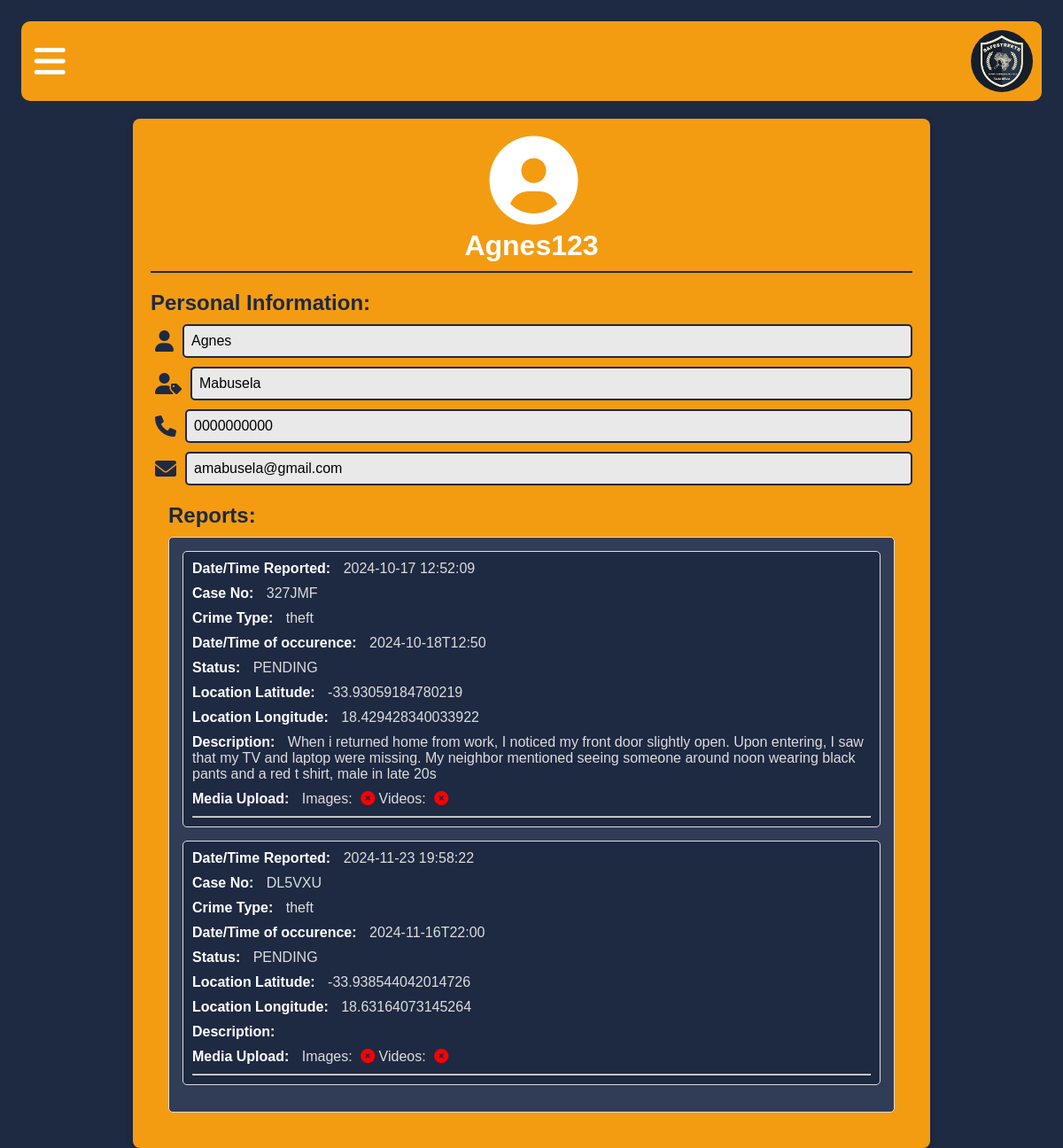
Page /account (signed in) on the committed database.
### tables this page shows
CREATE TABLE Users(
                    user_id INTEGER PRIMARY KEY AUTOINCREMENT,
                    firstname TEXT NOT NULL,
                    surname TEXT NOT NULL,
                    username TEXT UNIQUE NOT NULL,
                    cellnumber TEXT NOT NULL,
                    email TEXT UNIQUE NOT NULL,
                    password TEXT NOT NULL
             );

CREATE TABLE Reports(
                report_id TEXT PRIMARY KEY,
                user_id INTEGER NOT NULL,
                crime_type TEXT NOT NULL,
                timing TEXT NOT NULL,
                description TEXT,
                images BLOB,
                videos BLOB,
                crime_status TEXT NOT NULL,
                latitude REAL,
                longitude REAL,
                report_date DATETIME DEFAULT CURRENT_TIMESTAMP,
                FOREIGN KEY(user_id) REFERENCES Users(user_id)
            );

### app/routes.py (the view)
@auth.route("/account")
def account():
    if "username" not in session:
        flash("You need to log in first")
        return redirect(url_for("auth.login"))
    username = session["username"]
    conn = conn = create_connection(current_app.config["DATABASE"])
    conn.row_factory = sqlite3.Row
    user_query = "SELECT * FROM Users WHERE username = ?"
    user = conn.execute(user_query,(username,)).fetchone()
    if not user:
        return "User not found", 404
    user_id =int(user['user_id'])
    report_query = "SELECT * FROM Reports WHERE user_id = ?"
    reports = conn.execute(report_query,(user_id,)).fetchall()
    conn.close()
    return render_template("Account.html", user = user, reports = reports)

### app/db.py (called while the page is built)
def create_connection(db_file):
    if not os.path.isfile(db_file):
        print(f"The database file path does not exist: {db_file}")
    conn = None
    try:
        conn = sqlite3.connect(db_file)
        print(f"Connected to SQLite database {db_file}")
    except (sqlite3.Error, OSError) as e:
        print(f"Error: {e}, could not connect to database")
    return conn

### templates/Account.html (shortened to what this page needs)
<!DOCTYPE html>
<html>
<head>
    <link rel="stylesheet" href="https://cdnjs.cloudflare.com/ajax/libs/font-awesome/6.0.0-beta3/css/all.min.css">
    <link rel="stylesheet" href="{{ url_for('static', filename='CSS/Account.css') }}">
    <link rel="stylesheet" href="{{ url_for('static', filename='CSS/Shared.css') }}">
</head>
<body>
    <div class="header">
        <button class="hamburger-menu" id="hamburger-menu" aria-label="Open menu">
        <i class="fas fa-bars"></i>
        </button>
        <a href="{{url_for('auth.home')}}">
        <img src="{{url_for('static', filename='Images/SafestreetsLogo.JPG')}}" id="header-logo" alt="logo" >
        </a>
    </div>
     <div id="container">
        <div class="profile-header">
            <i class="fas fa-user-circle" id= "user-icon"></i>
            <p id="user-name">{{ user['username']}}</p>
        </div>
     <section class="personal-info">
        <p class="section-title">Personal Information:</p>
        <div class="info-item">
            <i class="fas fa-user info-icon"></i>
            <input class="user-details" id="firstname" type="text" value="{{user['firstname']}}" readonly>
        </div>
        <div class="info-item">
            <i class="fas fa-user-tag info-icon"></i>
            <input class="user-details" id="surname" type="text" value="{{user['surname']}}" readonly>
       </div>
        <div class="info-item">
        <i class="fas fa-phone info-icon"></i>
        <input class="user-details" id="phone-number" type="text" value="{{user['cellnumber']}}" readonly>
        </div>
        <div class="info-item">
        <i class="fas fa-envelope info-icon"></i>
        <input class="user-details" id="email-address" type="text" value="{{user['email']}}" readonly>
        </div>
    </section>
    <section class="report-section">
        <p class="section-title">Reports:</p>
        <div class="dropdown-content">
            {% if reports %}
                <div id="crime-details">
                    {% for report in reports %}
                        <div class="crime-details-item">
                            <div class="info-row">
                                <span class="info-label"> Date/Time Reported:</span>
                                <span class="info-value">{{ report['report_date'] }}</span>
                            </div>
                            <div class="info-row">
                                <span class="info-label">Case No:</span>
                                <span class="info-value">{{ report['report_id'] }}</span>
                            </div>
                            <div class="info-row">
                                <span class="info-label">Crime Type:</span>
                                <span class="info-value">{{ report['crime_type'] }}</span>
                            </div>
                            <div class="info-row">
                                <span class="info-label"> Date/Time of occurence:</span>
                                <span class="info-value">{{ report['timing'] }}</span>
                            </div>
                            <div class="info-row">
                                <span class="info-label">Status:</span>
                                <span class="info-value">{{ report['crime_status'] }}</span>
                            </div>
                            <div class="info-row">
                                <span class="info-label">Location Latitude:</span>
                                <span class="info-value">{{ report['latitude'] }}</span>
                            </div>
                            <div class="info-row">
                                <span class="info-label">Location Longitude:</span>
                                <span class="info-value">{{ report['longitude'] }}</span>
                            </div>
                            <div class="info-row">
                                <span class="info-label">Description:</span>
                                <span class="info-value">{{ report['description'] }}</span>
                            </div>
                            <div class="info-row">
                                <span class="info-label">Media Upload:</span>
                                <span class="info-value">
                                    {% if report['images'] ==1 %}
                                        Images: <i class="fas fa-check-circle" style="color:green"></i>
                                    {% else %}
                                        Images: <i class="fas fa-times-circle" style="color: red;"></i>
                                    {% endif %}
                                    {% if report['videos'] ==1%}
                                        Videos: <i class="fas fa-check-circle" style="color: green;"></i>
                                    {% else %}
                                        Videos: <i class="fas fa-times-circle" style="color: red;"></i>
                                    {% endif %}
                                </span>
                            </div>
                            <hr>
                        </div>
                    {% endfor %}
                </div>
            {% else %}
                <h4>No reported crimes.</h4>
            {% endif %}
        </div>
    </section>
</div>
</body>
</html>

### static/CSS/Account.css (style rules this page uses)
#container { max-width: 900px; margin: 20px auto; background: #f39c12; border-radius: 8px; box-shadow: 0 2px 10px rgba(0,0,0,0.1); padding: 20px; }
.profile-header { display: flex; flex-direction: column; align-items: center; border-bottom: 2px solid #1e2942; padding-bottom: 10px; margin-bottom: 20px; }
#user-icon { font-size: 100px; }
#user-name { margin-top: 5px; font-size: 2rem; font-weight: bold; }
.section-title { font-size: 1.2rem; font-weight: bold; margin-bottom: 20px; color: #1e2942; }
.personal-info, .reports-section { margin-bottom: 20px; }
.info-item, .crime-detail-item { display: flex; align-items: center; margin-bottom: 10px; }
.info-icon { font-size: 1.5rem; color: #1e2942; margin-right: 10px; }
.user-details { border: 1px solid #1e2942; border-radius: 5px; padding: 8px; font-size: 1rem; width: 100%; background: #f9f9f9; }
.user-details[readonly] { background: #e9e9e9; border: 2px solid #1e2942; }
.report-section { margin: 20px; }
.section-title { font-size: 1.5em; margin-bottom: 10px; }
.dropdown-content { background-color: #313d57; border: 1px solid #ddd; border-radius: 5px; padding: 15px; }
.crime-details-item { margin-bottom: 15px; padding: 10px; background-color: #1e2942; border: 1px solid #ddd; border-radius: 5px; }
.info-row { margin-bottom: 10px; }
.info-label { font-weight: bold; }
.info-value { margin-left: 10px; color: #ddd; }
.fas { margin-left: 5px; }

### static/CSS/Shared.css (style rules this page uses)
* { margin: 0; padding: 0; box-sizing: border-box; }
body, html { height: 100%; font-family: Arial, sans-serif; background-color: #1e2942; color: white; box-sizing: border-box; padding: 1%; margin: 0; }
.header { display: flex; justify-content: space-between; align-items: center; background-color: #f39c12; border-radius: 10px; padding: 10px; margin-bottom: 20px; position: relative; }
#header-logo { height: 70px; width: 70px; border-radius: 50%; object-fit: cover; display: block; }
a { text-decoration: none; }
.hamburger-menu { background: none; border: none; cursor: pointer; margin:0; color: white; font-size: 40px; display: flex; align-items: center; transition: transform 0.3s; }

### rows in the picture
Users: username "Agnes123", firstname "Agnes", surname "Mabusela", cellnumber "0000000000", email "amabusela@gmail.com"
Reports: report_date "2024-10-17 12:52:09", report_id "327JMF", crime_type "theft", timing "2024-10-18T12:50", crime_status "PENDING", latitude "-33.93059184780219", longitude "18.429428340033922", description "When i returned home from work, I noticed my front door slightly open. Upon entering, I saw that my TV and laptop were missing. My neighbor mentioned seeing someone around noon wearing black pants and a red t shirt, male in late 20s", shows "Images:", shows "Videos:"
Reports: report_date "2024-11-23 19:58:22", report_id "DL5VXU", crime_type "theft", timing "2024-11-16T22:00", crime_status "PENDING", latitude "-33.938544042014726", longitude "18.63164073145264", shows "Images:", shows "Videos:"
